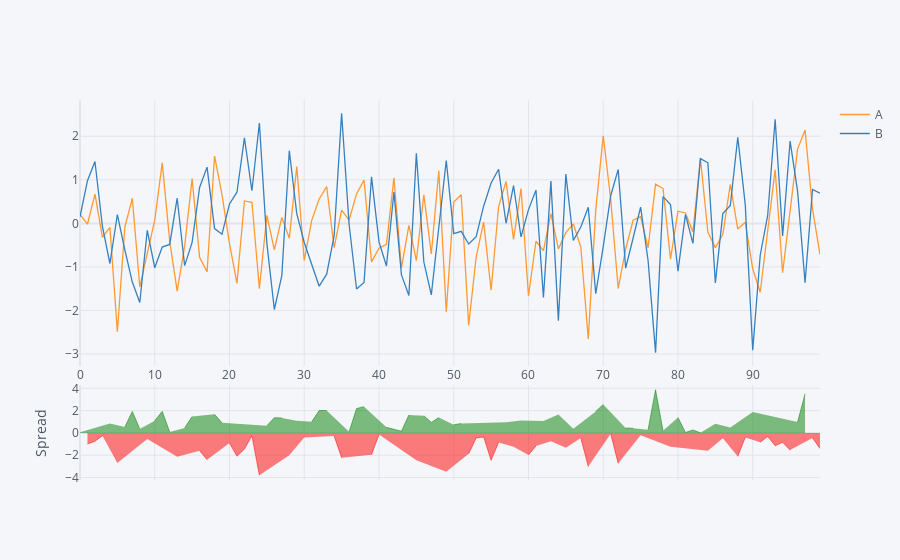

Source (notebook cell):
### Markdown cell above
## Spread

### Code cell
df[['A','B']].iplot(kind='spread')

### Figure 1 — Plotly figure (JSON) as saved in the notebook; plotly's stock layout.template omitted (floating-point values rounded to 4 significant figures)
{"data": [{"line": {"color": "rgba(255, 153, 51, 1.0)", "dash": "solid", "shape": "linear", "width": 1.3}, "mode": "lines", "name": "A", "text": "", "type": "scatter", "x": [0, 1, 2, 3, 4, 5, 6, 7, 8, 9, 10, 11, 12, 13, 14, 15, 16, 17, 18, 19, 20, 21, 22, 23, 24, 25, 26, 27, 28, 29, 30, 31, 32, 33, 34, 35, 36, 37, 38, 39, 40, 41, 42, 43, 44, 45, 46, 47, 48, 49, 50, 51, 52, 53, 54, 55, 56, 57, 58, 59, 60, 61, 62, 63, 64, 65, 66, 67, 68, 69, 70, 71, 72, 73, 74, 75, 76, 77, 78, 79, 80, 81, 82, 83, 84, 85, 86, 87, 88, 89, 90, 91, 92, 93, 94, 95, 96, 97, 98, 99], "y": [0.2081, -0.01934, 0.6711, -0.3237, -0.08934, -2.487, -0.08284, 0.5765, -1.46, -0.7039, 0.07375, 1.389, -0.4065, -1.553, -0.5223, 1.028, -0.7783, -1.113, 1.545, 0.6537, -0.4636, -1.378, 0.5157, 0.485, -1.498, 0.1862, -0.6084, 0.1385, -0.3433, 1.306, -0.8508, 0.07068, 0.5609, 0.8436, -0.5545, 0.3046, 0.07381, 0.6771, 0.9959, -0.8844, -0.5687, -0.4833, 1.044, -1.025, -0.04443, -0.8533, 0.6531, -0.7022, 1.206, -2.034, 0.4874, 0.6589, -2.342, -0.7722, 0.02882, -1.534, 0.3813, 0.9659, -0.3678, 0.7996, -1.667, -0.4099, -0.6272, 0.2244, -0.5878, -0.2119, -0.01257, -0.5428, -2.656, 0.3149, 2.011, 0.5552, -1.496, -0.5877, 0.07258, 0.1534, -0.5596, 0.9007, 0.7995, -0.8205, 0.2804, 0.2399, -0.1955, 1.491, -0.2003, -0.5566, -0.2587, 0.8988, -0.1299, 0.02547, -1.042, -1.582, -0.1318, 1.233, -1.133, 0.3461, 1.706, 2.143, 0.3271, -0.7169]}, {"line": {"color": "rgba(55, 128, 191, 1.0)", "dash": "solid", "shape": "linear", "width": 1.3}, "mode": "lines", "name": "B", "text": "", "type": "scatter", "x": [0, 1, 2, 3, 4, 5, 6, 7, 8, 9, 10, 11, 12, 13, 14, 15, 16, 17, 18, 19, 20, 21, 22, 23, 24, 25, 26, 27, 28, 29, 30, 31, 32, 33, 34, 35, 36, 37, 38, 39, 40, 41, 42, 43, 44, 45, 46, 47, 48, 49, 50, 51, 52, 53, 54, 55, 56, 57, 58, 59, 60, 61, 62, 63, 64, 65, 66, 67, 68, 69, 70, 71, 72, 73, 74, 75, 76, 77, 78, 79, 80, 81, 82, 83, 84, 85, 86, 87, 88, 89, 90, 91, 92, 93, 94, 95, 96, 97, 98, 99], "y": [0.1514, 0.9795, 1.421, -0.07097, -0.9211, 0.2038, -0.61, -1.347, -1.816, -0.158, -1.019, -0.5444, -0.4828, 0.578, -0.9709, -0.4352, 0.8241, 1.292, -0.1188, -0.2484, 0.4466, 0.7155, 1.965, 0.7485, 2.302, -0.4584, -1.977, -1.201, 1.669, 0.2216, -0.439, -0.9269, -1.442, -1.167, -0.2802, 2.528, -0.02012, -1.507, -1.358, 1.068, -0.4254, -0.9795, 0.7179, -1.176, -1.654, 1.61, -0.8874, -1.642, -0.1708, 1.443, -0.2351, -0.1821, -0.4738, -0.3056, 0.3948, 0.9277, 1.241, 0.002936, 0.8695, -0.3109, 0.3161, 0.7638, -1.702, 0.97, -2.237, 1.132, -0.3935, -0.08166, 0.3686, -1.613, -0.5353, 0.6347, 1.239, -1.028, -0.3355, 0.3714, -0.8515, -2.969, 0.614, 0.4321, -1.099, 0.2022, -0.461, 1.486, 1.391, -1.367, 0.2245, 0.4101, 1.978, 0.4308, -2.913, -0.731, 0.1826, 2.392, -0.2879, 1.891, 0.7401, -1.362, 0.7788, 0.6914]}, {"connectgaps": false, "fill": "tozeroy", "line": {"color": "green", "dash": "solid", "shape": "linear", "width": 0.5}, "mode": "lines", "name": "Spread", "showlegend": false, "type": "scatter", "x": [0, 1, 2, 3, 4, 5, 6, 7, 8, 9, 10, 11, 12, 13, 14, 15, 16, 17, 18, 19, 20, 21, 22, 23, 24, 25, 26, 27, 28, 29, 30, 31, 32, 33, 34, 35, 36, 37, 38, 39, 40, 41, 42, 43, 44, 45, 46, 47, 48, 49, 50, 51, 52, 53, 54, 55, 56, 57, 58, 59, 60, 61, 62, 63, 64, 65, 66, 67, 68, 69, 70, 71, 72, 73, 74, 75, 76, 77, 78, 79, 80, 81, 82, 83, 84, 85, 86, 87, 88, 89, 90, 91, 92, 93, 94, 95, 96, 97, 98, 99], "xaxis": "x2", "y": [0.05673, "", "", "", 0.8317, "", 0.5272, 1.923, 0.3566, "", 1.092, 1.933, 0.07626, "", 0.4486, 1.464, "", "", 1.664, 0.9021, "", "", "", "", "", 0.6446, 1.368, 1.34, "", 1.084, "", 0.9976, 2.003, 2.011, "", "", 0.09393, 2.185, 2.354, "", "", 0.4962, 0.3265, 0.1514, 1.61, "", 1.54, 0.9402, 1.377, "", 0.7226, 0.841, "", "", "", "", "", 0.963, "", 1.111, "", "", 1.075, "", 1.649, "", 0.381, "", "", 1.928, 2.546, "", "", 0.44, 0.4081, "", 0.2919, 3.87, 0.1855, "", 1.379, 0.03772, 0.2655, 0.004795, "", 0.8105, "", 0.4887, "", "", 1.871, "", "", "", "", "", 0.9661, 3.505, "", ""], "yaxis": "y2"}, {"connectgaps": false, "fill": "tozeroy", "line": {"color": "red", "dash": "solid", "shape": "linear", "width": 0.5}, "mode": "lines", "name": "Spread", "showlegend": false, "type": "scatter", "x": [0, 1, 2, 3, 4, 5, 6, 7, 8, 9, 10, 11, 12, 13, 14, 15, 16, 17, 18, 19, 20, 21, 22, 23, 24, 25, 26, 27, 28, 29, 30, 31, 32, 33, 34, 35, 36, 37, 38, 39, 40, 41, 42, 43, 44, 45, 46, 47, 48, 49, 50, 51, 52, 53, 54, 55, 56, 57, 58, 59, 60, 61, 62, 63, 64, 65, 66, 67, 68, 69, 70, 71, 72, 73, 74, 75, 76, 77, 78, 79, 80, 81, 82, 83, 84, 85, 86, 87, 88, 89, 90, 91, 92, 93, 94, 95, 96, 97, 98, 99], "xaxis": "x2", "y": ["", -0.9989, -0.7504, -0.2528, "", -2.691, "", "", "", -0.546, "", "", "", -2.131, "", "", -1.602, -2.405, "", "", -0.9101, -2.093, -1.449, -0.2636, -3.8, "", "", "", -2.013, "", -0.4118, "", "", "", -0.2743, -2.223, "", "", "", -1.953, -0.1433, "", "", "", "", -2.463, "", "", "", -3.477, "", "", -1.868, -0.4666, -0.3659, -2.462, -0.8602, "", -1.237, "", -1.983, -1.174, "", -0.7457, "", -1.343, "", -0.4611, -3.025, "", "", -0.07949, -2.735, "", "", -0.218, "", "", "", -1.253, "", "", "", "", -1.591, "", -0.4832, "", -2.108, -0.4053, "", -0.8509, -0.3144, -1.16, -0.8449, -1.545, "", "", -0.4517, -1.408], "yaxis": "y2"}], "layout": {"hovermode": "x", "legend": {"bgcolor": "#F5F6F9", "font": {"color": "#4D5663"}}, "paper_bgcolor": "#F5F6F9", "plot_bgcolor": "#F5F6F9", "title": {"font": {"color": "#4D5663"}}, "xaxis": {"gridcolor": "#E1E5ED", "showgrid": true, "tickfont": {"color": "#4D5663"}, "title": {"font": {"color": "#4D5663"}, "text": ""}, "zerolinecolor": "#E1E5ED"}, "xaxis2": {"anchor": "y2", "gridcolor": "#E1E5ED", "showgrid": true, "showticklabels": false, "tickfont": {"color": "#4D5663"}, "title": {"font": {"color": "#4D5663"}, "text": ""}, "zerolinecolor": "#E1E5ED"}, "yaxis": {"domain": [0.3, 1], "gridcolor": "#E1E5ED", "showgrid": true, "tickfont": {"color": "#4D5663"}, "title": {"font": {"color": "#4D5663"}, "text": ""}, "zerolinecolor": "#E1E5ED"}, "yaxis2": {"domain": [0, 0.25], "gridcolor": "#E1E5ED", "showgrid": true, "tickfont": {"color": "#4D5663"}, "title": {"font": {"color": "#4D5663"}, "text": "Spread"}, "zerolinecolor": "#E1E5ED"}}}
